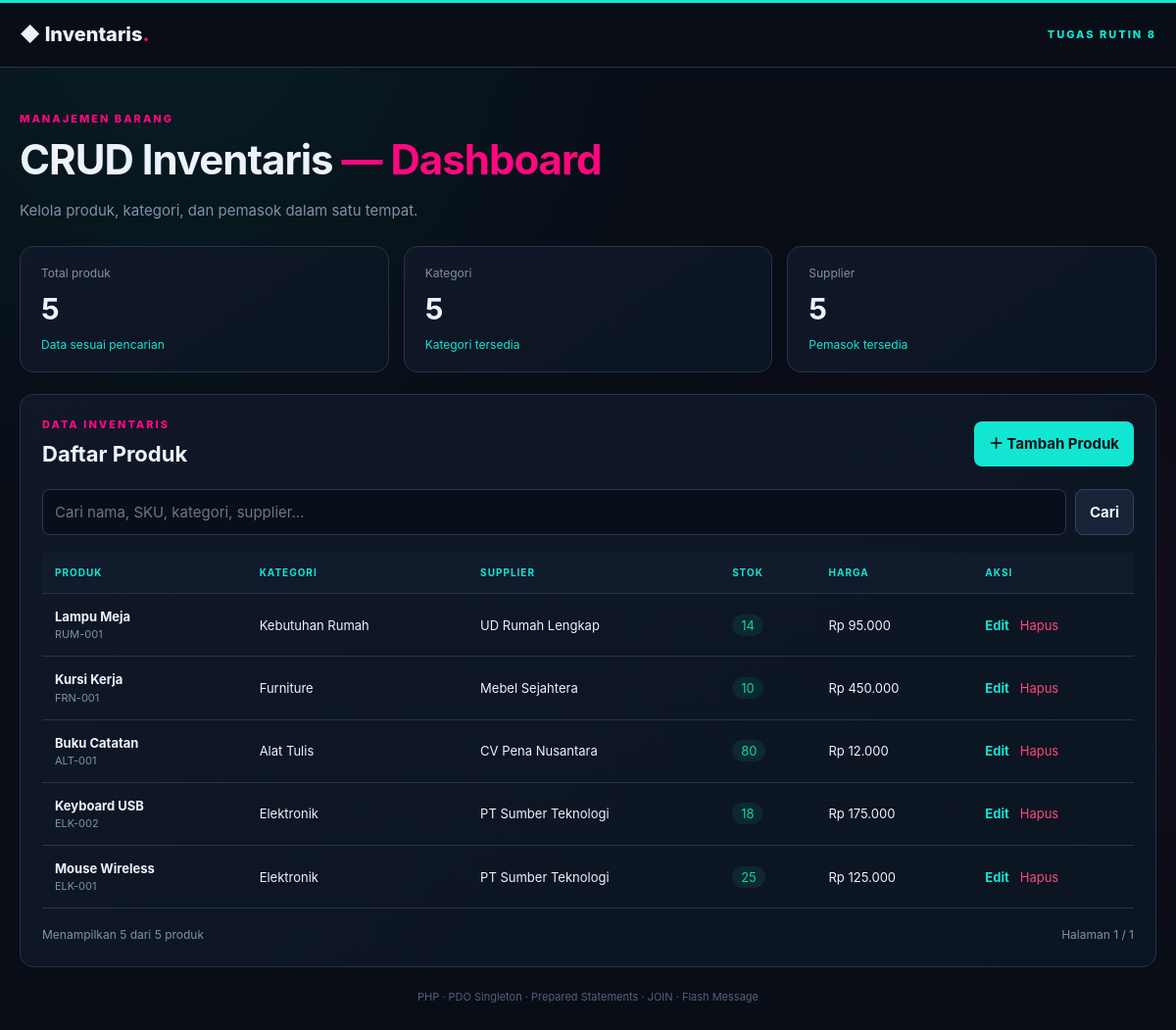
The page / on the database its author committed.
### tables this page shows
CREATE TABLE products (
 id INT UNSIGNED AUTO_INCREMENT PRIMARY KEY,
 category_id INT UNSIGNED NOT NULL,
 supplier_id INT UNSIGNED NOT NULL,
 sku VARCHAR(40) NOT NULL UNIQUE,
 name VARCHAR(150) NOT NULL,
 description TEXT NULL,
 stock INT UNSIGNED NOT NULL DEFAULT 0,
 price DECIMAL(12,2) UNSIGNED NOT NULL DEFAULT 0.00,
 created_at TIMESTAMP DEFAULT CURRENT_TIMESTAMP,
 updated_at TIMESTAMP DEFAULT CURRENT_TIMESTAMP ON UPDATE CURRENT_TIMESTAMP,
 CONSTRAINT fk_product_category FOREIGN KEY (category_id) REFERENCES categories(id) ON UPDATE CASCADE ON DELETE RESTRICT,
 CONSTRAINT fk_product_supplier FOREIGN KEY (supplier_id) REFERENCES suppliers(id) ON UPDATE CASCADE ON DELETE RESTRICT,
 INDEX idx_product_name (name)
);

CREATE TABLE categories (
 id INT UNSIGNED AUTO_INCREMENT PRIMARY KEY,
 name VARCHAR(100) NOT NULL UNIQUE,
 description VARCHAR(255) NULL,
 created_at TIMESTAMP DEFAULT CURRENT_TIMESTAMP
);

CREATE TABLE suppliers (
 id INT UNSIGNED AUTO_INCREMENT PRIMARY KEY,
 name VARCHAR(150) NOT NULL,
 phone VARCHAR(30) NULL,
 email VARCHAR(150) NULL UNIQUE,
 created_at TIMESTAMP DEFAULT CURRENT_TIMESTAMP
);

### app/ProductRepository.php (called while the page is built, shortened)
<?php
final class ProductRepository {
    public function categories(): array { return $this->pdo->query('SELECT id,name FROM categories ORDER BY name')->fetchAll(); }
    public function suppliers(): array { return $this->pdo->query('SELECT id,name FROM suppliers ORDER BY name')->fetchAll(); }
    public function count(string $q=''): int {
        if ($q==='') return (int)$this->pdo->query('SELECT COUNT(*) FROM products')->fetchColumn();
        $s=$this->pdo->prepare('SELECT COUNT(*) FROM products p JOIN categories c ON c.id=p.category_id JOIN suppliers s ON s.id=p.supplier_id WHERE p.name LIKE ? OR p.sku LIKE ? OR c.name LIKE ? OR s.name LIKE ?');
        $like='%'.$q.'%'; $s->execute([$like,$like,$like,$like]); return (int)$s->fetchColumn();
    }
    public function page(string $q,int $limit,int $offset): array {
        $sql='SELECT p.*,c.name category_name,s.name supplier_name FROM products p JOIN categories c ON c.id=p.category_id JOIN suppliers s ON s.id=p.supplier_id';
        $sql.=' ORDER BY p.id DESC LIMIT :lim OFFSET :off';
        $s=$this->pdo->prepare($sql);
        $s->bindValue(':lim',$limit,PDO::PARAM_INT); $s->bindValue(':off',$offset,PDO::PARAM_INT); $s->execute();
        return $s->fetchAll();
    }
}

### app/helpers.php (called while the page is built, shortened)
<?php
function e(mixed $v): string { return htmlspecialchars((string)($v ?? ''), ENT_QUOTES | ENT_SUBSTITUTE, 'UTF-8'); }

### public/index.php (the view, shortened to what this page needs)
<?php
require_once __DIR__.'/../config/database.php'; require_once __DIR__.'/../app/helpers.php'; require_once __DIR__.'/../app/ProductRepository.php';
try { $pdo=Database::connection(); $repo=new ProductRepository($pdo); }
catch (Throwable $e) { http_response_code(500); exit('Koneksi gagal. Aktifkan MySQL dan import database/inventaris_db.sql.'); }
$f=take_flash(); $q=trim((string)($_GET['q']??'')); $page=max(1,(int)($_GET['page']??1)); $per=5;
$total=$repo->count($q); $pages=max(1,(int)ceil($total/$per)); $page=min($page,$pages); $rows=$repo->page($q,$per,($page-1)*$per);
$cats=$repo->categories(); $suppliers=$repo->suppliers();
?>
<!doctype html><html lang="id"><head><meta charset="utf-8"><meta name="viewport" content="width=device-width, initial-scale=1"><title>CRUD Inventaris</title><link rel="stylesheet" href="assets/style.css"></head><body>
<header class="top"><div class="wrap topin"><a class="brand" href="index.php">◆ Inventaris<span>.</span></a><small>TUGAS RUTIN 8</small></div></header>
<main class="wrap page"><section class="hero"><p class="eyebrow">MANAJEMEN BARANG</p><h1>CRUD Inventaris <em>— Dashboard</em></h1><p class="muted">Kelola produk, kategori, dan pemasok dalam satu tempat.</p></section>
<section class="stats"><article><span>Total produk</span><b><?= $total ?></b><small>Data sesuai pencarian</small></article><article><span>Kategori</span><b><?=count($cats)?></b><small>Kategori tersedia</small></article><article><span>Supplier</span><b><?=count($suppliers)?></b><small>Pemasok tersedia</small></article></section>
<section class="panel"><div class="panelhead"><div><p class="eyebrow">DATA INVENTARIS</p><h2>Daftar Produk</h2></div><a class="btn primary" href="create.php">＋ Tambah Produk</a></div>
<form class="search" method="get"><input name="q" value="<?=e($q)?>" placeholder="Cari nama, SKU, kategori, supplier..."><button class="btn secondary">Cari</button></form>
<div class="tablewrap"><table><thead><tr><th>Produk</th><th>Kategori</th><th>Supplier</th><th>Stok</th><th>Harga</th><th>Aksi</th></tr></thead><tbody>
<?php foreach($rows as $p):?><tr><td><b><?=e($p['name'])?></b><small class="sku"><?=e($p['sku'])?></small></td><td><?=e($p['category_name'])?></td><td><?=e($p['supplier_name'])?></td><td><span class="pill"><?= (int)$p['stock']?></span></td><td>Rp <?=number_format((float)$p['price'],0,',','.')?></td><td><div class="actions"><a href="edit.php?id=<?=(int)$p['id']?>">Edit</a><form method="post" action="delete.php" onsubmit="return confirm('Yakin ingin menghapus produk ini?')"><input type="hidden" name="csrf" value="<?=e(csrf())?>"><input type="hidden" name="id" value="<?=(int)$p['id']?>"><button class="link danger">Hapus</button></form></div></td></tr><?php endforeach;?>
</tbody></table></div><div class="foot"><span>Menampilkan <?=count($rows)?> dari <?=$total?> produk</span><nav class="pagination">Halaman <?=$page?> / <?=$pages?></nav></div></section><p class="note">PHP · PDO Singleton · Prepared Statements · JOIN · Flash Message</p></main></body></html>

### public/assets/style.css (style rules this page uses)
:root { --bg:#080d16;--panel:#101827;--text:#edf2fb;--muted:#8190a8;--border:#263349;--pink:#ff087f;--cyan:#12e6d2;--green:#0bd6a0;--danger:#ff477e }
* { box-sizing:border-box }
body { margin:0;color:var(--text);background:radial-gradient(ellipse at 15% 0%,rgba(0,221,207,.08),transparent 35%),radial-gradient(ellipse at 85% 60%,rgba(255,8,127,.06),transparent 38%),var(--bg);font:15px/1.55 Inter,system-ui,-apple-system,"Segoe UI",sans-serif }
a { color:inherit;text-decoration:none }
.wrap { width:min(1180px,calc(100% - 40px));margin:auto }
.top { border-top:3px solid var(--cyan);border-bottom:1px solid #263349;background:#080d16 }
.topin { min-height:65px;display:flex;align-items:center;justify-content:space-between;gap:16px }
.brand { font-weight:850;font-size:20px }
.brand span,em { color:var(--pink);font-style:normal }
.top small,.eyebrow { color:var(--cyan);font-size:11px;font-weight:800;letter-spacing:2px }
.page { padding:44px 0 60px }
.hero { margin-bottom:24px }
.eyebrow { color:var(--pink);margin:0 0 8px }
h1 { margin:0;font-size:clamp(28px,4vw,42px);letter-spacing:-1px;line-height:1.2 }
h2 { margin:0;font-size:22px }
.muted { color:var(--muted) }
.stats { display:grid;grid-template-columns:repeat(3,1fr);gap:15px;margin-bottom:22px }
.stats article,.panel { background:linear-gradient(145deg,#101827,#0b1421);border:1px solid var(--border);border-radius:14px }
.stats article { padding:18px 21px;display:flex;flex-direction:column;gap:4px }
.stats span,.stats small { color:var(--muted);font-size:12px }
.stats b { font-size:30px }
.stats small { color:var(--cyan) }
.panel { padding:22px }
.panelhead { display:flex;justify-content:space-between;align-items:center;gap:15px;margin-bottom:18px }
.panelhead .eyebrow { margin:0 0 4px }
.btn { border:1px solid transparent;border-radius:8px;padding:10px 14px;display:inline-flex;align-items:center;justify-content:center;font:inherit;font-weight:750;cursor:pointer;white-space:nowrap }
.primary { background:var(--cyan);color:#081018 }
.secondary { background:#172438;color:var(--text);border-color:#31415a }
.search { display:flex;gap:9px;margin-bottom:18px }
input,select,textarea { width:100%;min-width:0;padding:11px 12px;color:var(--text);background:#080f1b;border:1px solid #2a3950;border-radius:8px;font:inherit }
.search input { flex:1 }
.tablewrap { overflow-x:auto }
table { width:100%;border-collapse:collapse;text-align:left;font-size:13px }
th { color:var(--cyan);font-size:10px;letter-spacing:1px;text-transform:uppercase;background:#101b2c }
th,td { padding:13px;border-bottom:1px solid #263349 }
td small { display:block }
.sku { color:var(--muted);font-size:11px }
.pill { background:#0bd6a01a;color:var(--green);border-radius:20px;padding:3px 9px }
.actions { display:flex;gap:11px;align-items:center }
.actions a,.link { color:var(--cyan);font-weight:750 }
.actions form { margin:0 }
.link { background:none;border:0;padding:0;font:inherit;cursor:pointer }
.danger { color:var(--danger)!important }
.foot { display:flex;justify-content:space-between;align-items:center;gap:12px;color:var(--muted);font-size:12px;padding-top:18px }
.pagination { display:flex;gap:12px;align-items:center }
.note { text-align:center;color:#52617a;font-size:11px;margin-top:22px }

### rows shown on the page
products: name "Lampu Meja", sku "RUM-001", category.name "Kebutuhan Rumah", supplier.name "UD Rumah Lengkap", stock "14", price "95.000"
products: name "Kursi Kerja", sku "FRN-001", category.name "Furniture", supplier.name "Mebel Sejahtera", stock "10", price "450.000"
products: name "Buku Catatan", sku "ALT-001", category.name "Alat Tulis", supplier.name "CV Pena Nusantara", stock "80", price "12.000"
products: name "Keyboard USB", sku "ELK-002", category.name "Elektronik", supplier.name "PT Sumber Teknologi", stock "18", price "175.000"
products: name "Mouse Wireless", sku "ELK-001", category.name "Elektronik", supplier.name "PT Sumber Teknologi", stock "25", price "125.000"

### other values the page prints
$total "5"
count($cats) "5"
count($suppliers) "5"
count($rows) "5"
$page "1"
$pages "1"
